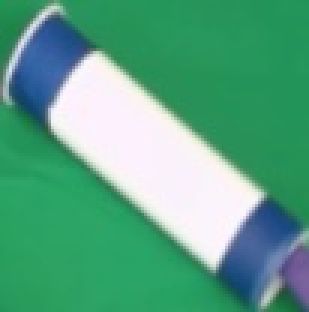
#> input picture script/test_imgs/saved01.jpg, 103 x 104 px (shown 3 times larger)
$ python -i tutorial.py   (imports and definitions only)   (older library calls are emulated)
#> lines starting #> are read from the running program, lines starting #| are printed output that depends on the picture; after the words box and inside, x2 and y2 are one past the last pixel; in counts of white or black regions, pixels touching at a corner belong together
#> further down, picture is the input picture: shape (104, 103, 3); mean B, G, R 132.5, 163.5, 89.5
from __future__ import print_function
import cv2
import numpy as np
import sys
import math
from constant import *
import pickle
import glob
from deeplearning import CUT_OFF
import cv2

import cv2

# [20 lines left out: function rotate_image, not called in this run]

def cartoon(input_image, a=23, N=5, p=100):
    #input_image = cv2.imread(input_image)
#> called with a = 23, N = 5, p = 100
    hsv = cv2.cvtColor(input_image,cv2.COLOR_BGR2HSV)
#> hsv: shape (104, 103, 3); mean H, S, V 88.3, 140.1, 170.7
    green_mask = cv2.inRange(hsv,Green_low, Green_high)
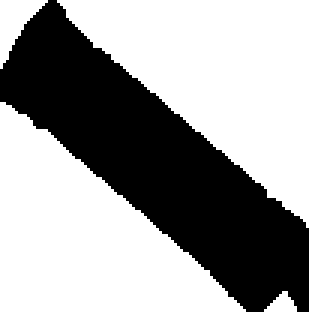
#> green_mask: shape (104, 103) (shown 3 times larger); 61.9% white; 1 black region, box (x1, y1, x2, y2) and area: (0, 0, 103, 104) 4080
    green_mask = cv2.dilate(green_mask, kernel = np.ones((3,3),np.uint8))
#> green_mask: shape (104, 103); 65.5% white; 1 black region, box (x1, y1, x2, y2) and area: (0, 0, 103, 104) 3699

    hand_mask = cv2.inRange(hsv, Hand_low, Hand_high)
#> hand_mask: shape (104, 103); 1.2% white; 1 white region, box (x1, y1, x2, y2) and area: (92, 83, 103, 101) 127
    hand_mask = cv2.dilate(hand_mask, kernel = np.ones((7,7),np.uint8))
#> hand_mask: shape (104, 103); 2.5% white; 1 white region, box (x1, y1, x2, y2) and area: (89, 80, 103, 104) 267
    # [15 lines of commented-out code are left out]
    res = cv2.bitwise_and(input_image, input_image, mask=green_mask)
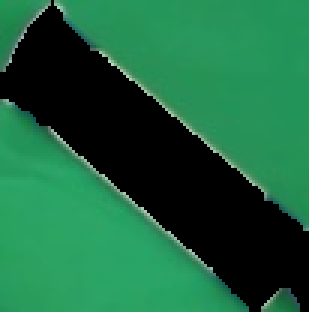
#> res: shape (104, 103, 3) (shown 3 times larger); mean B, G, R 61.7, 99, 28.2
    res1 = cv2.bitwise_and(input_image, input_image, mask=hand_mask)
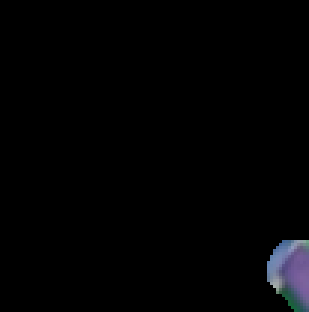
#> res1: shape (104, 103, 3) (shown 3 times larger); mean B, G, R 3.5, 2.6, 2.5
    input_image = cv2.subtract(input_image, res)
    input_image = cv2.subtract(input_image, res1)
    # for _ in range(0,N):
    #     bilateral_filtimg = cv2.bilateralFilter(input_image,9,75,75)

    median_filtimg = cv2.medianBlur(input_image,7)
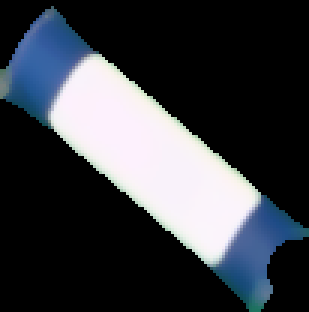
#> median_filtimg: shape (104, 103, 3) (shown 3 times larger); mean B, G, R 66.7, 60.9, 57.4

    # [13 lines of commented-out code are left out]


    median_filtimg2 = cv2.medianBlur(input_image,5)

    edges = cv2.Canny(median_filtimg2,p,2*p)
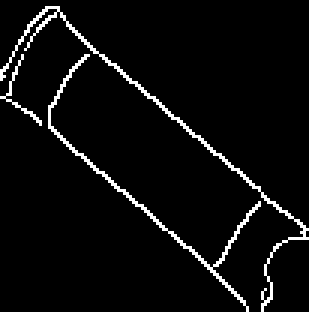
#> edges: shape (104, 103) (shown 3 times larger); 4.6% white in thin lines or dots
    dialateimg =  cv2.dilate(edges,np.ones((3,3),'uint8'))
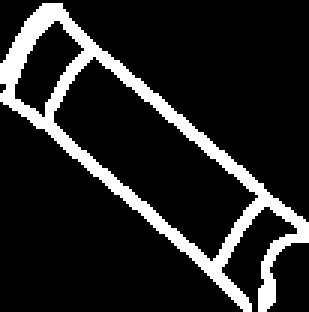
#> dialateimg: shape (104, 103) (shown 3 times larger); 13.9% white; 1 white region, box (x1, y1, x2, y2) and area: (0, 1, 103, 104) 1492
    edges_inv = cv2.bitwise_not(dialateimg)
#> edges_inv: shape (104, 103); 86.1% white; 1 black region
    # cv2.imshow('Toonified Image',edges)
    # cv2.waitKey(0)
    _,thresh = cv2.threshold(edges_inv,127,255,0)
    _,contours, _ = cv2.findContours(thresh,1,2)
#> contours = 7 contours, 1 with area under 20; largest, box (x1, y1, x2, y2) and area: (0, 0, 103, 74) 3255, (0, 34, 81, 104) 2908, (18, 19, 86, 87) 1770, (5, 7, 28, 39) 318, (74, 69, 99, 104) 290, (89, 81, 103, 104) 224
    img_contours = cv2.drawContours(thresh, contours, -1, (0,0,0), 1)
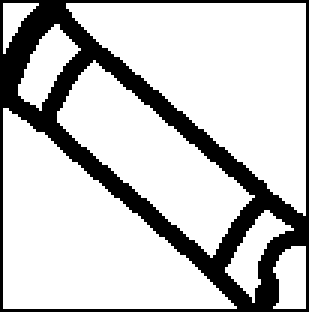
#> img_contours: shape (104, 103) (shown 3 times larger); 77.8% white; 1 black region, box (x1, y1, x2, y2) and area: (0, 0, 103, 104) 2379
    img_contours = cv2.bitwise_not(img_contours)
    dialateimg = cv2.cvtColor(dialateimg,cv2.COLOR_GRAY2RGB)

    finalimg = dialateimg.copy()
    # [6 lines of commented-out code are left out]

    return finalimg


# [99 lines left out: functions padding, concat_imgs, add_background, get_center, draw_arrow, draw_rect, not called in this run]


class comic_book():
    num_instance = 0
    step = 0
    canvas = None
    # [35 lines left out: functions __init__, wrapup, not called in this run]

def get_filename(ls, target):
    return list(filter(lambda x: int(str(x)[-5]) + int(str(x)[-6]) * 10  == target, ls))[0]


# [20 lines left out: function main, not called in this run]

    # [5 lines of commented-out code are left out]
# [2 lines not run here, left out]

>>> import cv2
>>> picture = cv2.imread('test_imgs/saved01.jpg')
>>> result = cartoon(picture)

$ run again, on script/test_imgs/saved1.jpg
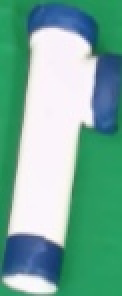
#> input picture script/test_imgs/saved1.jpg, 61 x 148 px (shown 2 times larger)
#> picture is the input picture: shape (148, 61, 3); mean B, G, R 155.8, 171.9, 117.9
#> hsv: shape (148, 61, 3); mean H, S, V 95.6, 113.9, 181.5
#> in cartoon, `green_mask = cv2.inRange(hsv,Green_low, Green_high)`:
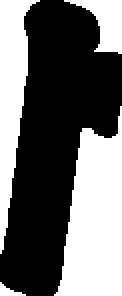
#> green_mask: shape (148, 61) (shown 2 times larger); 41.6% white; 4 white regions, box (x1, y1, x2, y2) and area: (27, 53, 61, 148) 2153, (0, 0, 20, 127) 1190, (32, 0, 61, 27) 375, (0, 141, 13, 148) 42
#> hand_mask: shape (148, 61); every value is 0
#> res1: shape (148, 61, 3); every value is 0
#> edges: shape (148, 61); 5.3% white in thin lines or dots
#> edges_inv: shape (148, 61); 83% white; 1 black region
#> contours = 10 contours, 1 with area under 20; largest, box (x1, y1, x2, y2) and area: (7, 15, 46, 120) 2501, (28, 56, 61, 148) 2019, (0, 0, 18, 125) 1034, (3, 118, 29, 140) 374, (47, 29, 61, 65) 341
#> in cartoon, `img_contours = cv2.drawContours(thresh, contours, -1, (0,0,0), 1)`:
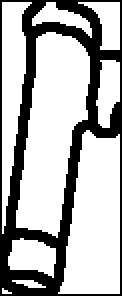
#> img_contours: shape (148, 61) (shown 2 times larger); 70.4% white; 1 black region, box (x1, y1, x2, y2) and area: (0, 0, 61, 148) 2675

$ run again, on script/test_imgs/saved11.jpg
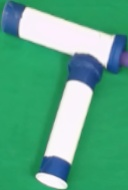
#> input picture script/test_imgs/saved11.jpg, 128 x 190 px
#> picture is the input picture: shape (190, 128, 3); mean B, G, R 134.2, 167.1, 86.4
#> hsv: shape (190, 128, 3); mean H, S, V 88.5, 145.8, 173.6
#> edges: shape (190, 128); 3.2% white in thin lines or dots
#> in cartoon, `dialateimg =  cv2.dilate(edges,np.ones((3,3),'uint8'))`:
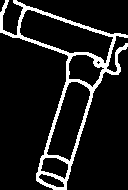
#> dialateimg: shape (190, 128); 10.8% white; 1 white region, box (x1, y1, x2, y2) and area: (0, 0, 128, 190) 2619
#> edges_inv: shape (190, 128); 89.2% white; 1 black region
#> contours = 12 contours, 1 with area under 20; largest, box (x1, y1, x2, y2) and area: (0, 33, 68, 190) 7686, (67, 47, 128, 190) 5278, (20, 10, 113, 63) 2199, (17, 0, 128, 35) 2143, (47, 82, 90, 161) 1696
#> in cartoon, `img_contours = cv2.drawContours(thresh, contours, -1, (0,0,0), 1)`:
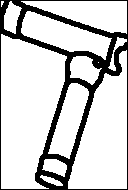
#> img_contours: shape (190, 128); 81.6% white; 1 black region, box (x1, y1, x2, y2) and area: (0, 0, 128, 190) 4479

$ run again, on script/test_imgs/saved12.jpg
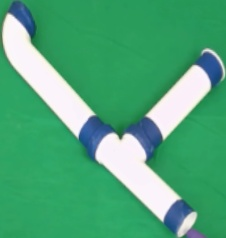
#> input picture script/test_imgs/saved12.jpg, 226 x 238 px
#> picture is the input picture: shape (238, 226, 3); mean B, G, R 122.7, 167.2, 79.6
#> hsv: shape (238, 226, 3); mean H, S, V 82.3, 150.9, 171
#> edges: shape (238, 226); 2.7% white in thin lines or dots
#> edges_inv: shape (238, 226); 91.6% white; 1 black region
#> contours = 16 contours, 3 with area under 20; largest, box (x1, y1, x2, y2) and area: (23, 0, 226, 135) 16718, (0, 44, 175, 238) 15316, (148, 78, 226, 238) 6853, (4, 16, 91, 133) 2835, (97, 135, 177, 218) 2538
#> in cartoon, `img_contours = cv2.drawContours(thresh, contours, -1, (0,0,0), 1)`:
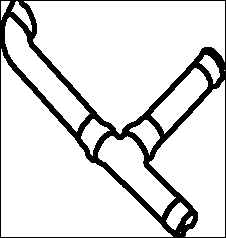
#> img_contours: shape (238, 226); 86.9% white; 1 black region, box (x1, y1, x2, y2) and area: (0, 0, 226, 238) 7042
